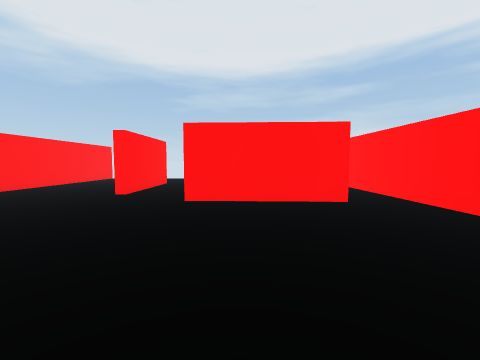
[1] (above)

15 first-person views from a walk through a Unity game level. The camera is 1.2 m above the floor, tilts 4° down and sees 90° across. The floor is counted in squares, 1 m on a side. Each view is taken from the middle of a square. On the plan, view 1 faces up. The plan holds only what a view shows up to about 12 squares ahead; the rest is blank. The place goes on beyond the plan. Some animated figures are left out. Surface patterns are stand-ins for the level's own textures.

[2]
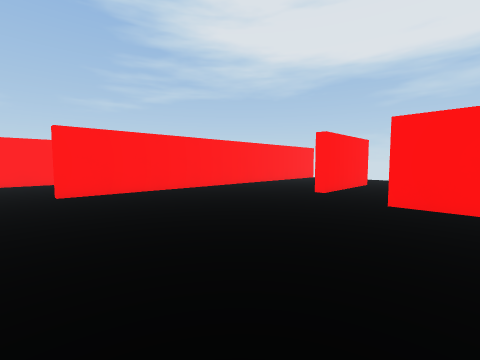

[3]
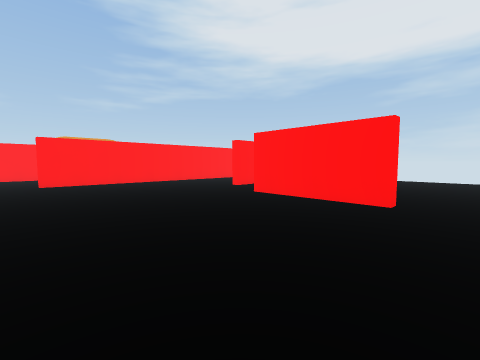

[4]
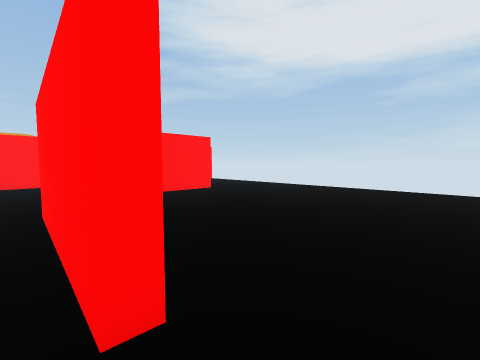

[5]
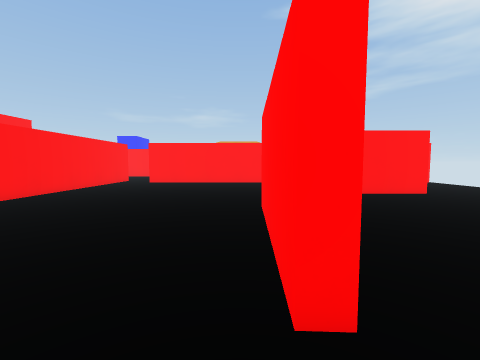

[6]
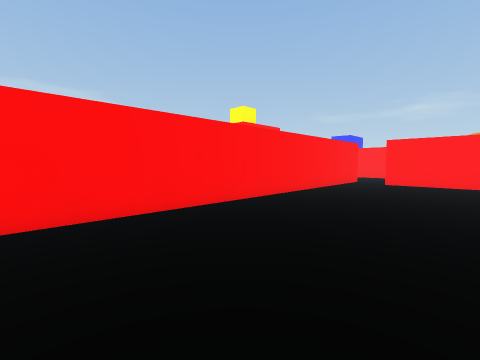

[7]
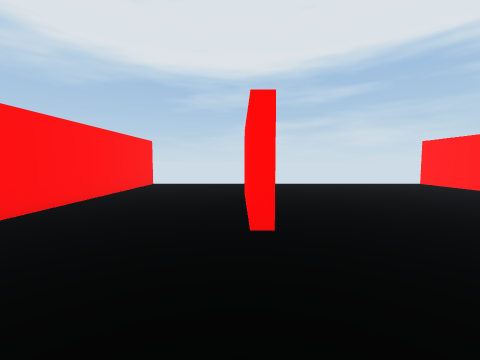

[8]
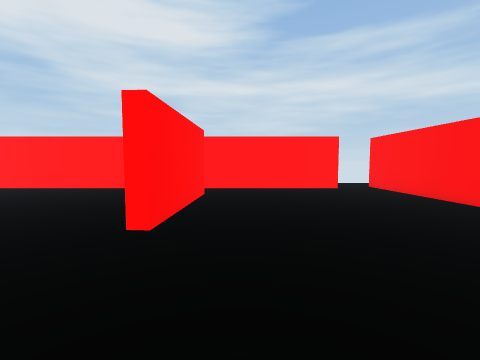

[9]
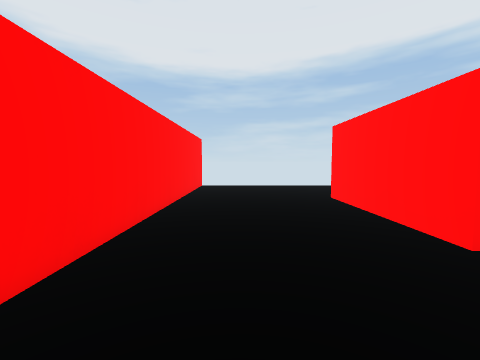

[10]
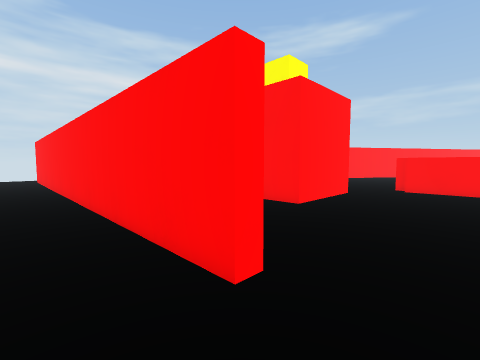

[11]
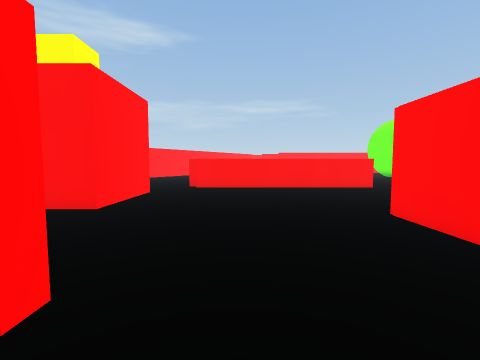

[12]
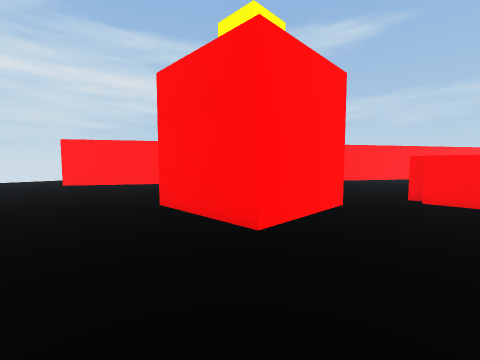

[13]
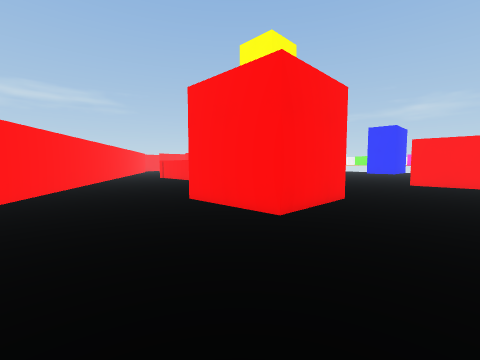

[14]
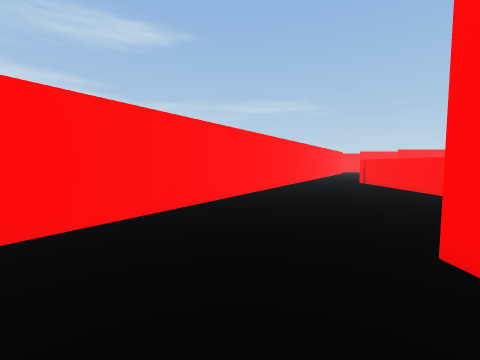

[15]
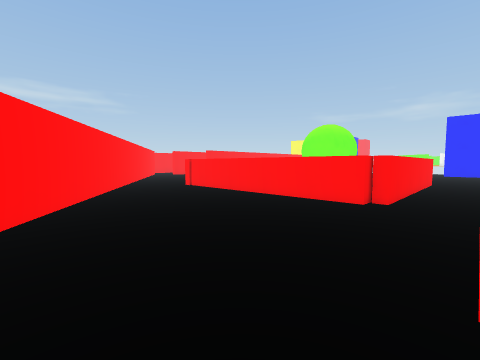

### Floor plan
Key: @ floor where view 1 was taken; # wall or solid block; . floor; ^ raised ledge.
Columns run from 19 left of view 1 to 6 right of it. Each row starts with its distance up from view 1.
 18          #......  .......#
 17          #...............#
 16          #...............#
 15          #...............#
 14          #....#..........#
 13          #....#..........#
 12          #....#..........#
 11          #....#..........#
 10          #....#..........#
  9          #...............#
  8          #........#####..#
  7          #...............#
  6          #...............#
  5          #...............#
  4          #...............#
  3          #...............#
  2     ..   #...............#
  1    .......................
  0   #................@......
 -1   #     ##################
 -2   #.....................
 -3   #.....................
 -4   #....................
 -5   ........####........
 -6   ........#  #.......
 -7  .........#  #......
 -8 ..........#  #.....
 -9 ..........#  #.....
-10 ...................#
-11  ^^^^^^^^.........##
-12         ^.........#
-13         ^........##
-14         ^.......##
-15         ^.......#
-16         ^......##
-17         ^......#
-18         ^.....##
-19         ^....##
-20           ...#
-21            .##
-22             #

Where each view was taken, in squares from view 1:
view 1: 0 up, 0 right, facing up
view 2: 0 up, 0 right, facing up-left
view 3: 0 up, 5 right, facing up-left
view 4: 7 up, 5 right, facing up-left
view 5: 7 up, 5 right, facing left
view 6: 5 up, 5 right, facing down-left
view 7: 5 up, 5 left, facing up
view 8: 6 up, 6 left, facing right
view 9: 6 up, 8 left, facing up
view 10: 1 up, 13 left, facing down-right
view 11: 1 up, 13 left, facing down
view 12: 2 down, 12 left, facing down-right
view 13: 2 down, 1 left, facing down-left
view 14: 6 down, 3 left, facing down
view 15: 9 down, 3 left, facing down-left
